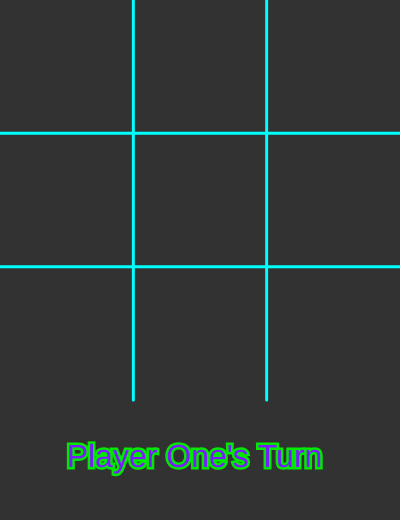
Frame 1 (no input)
Frame 60 (no input): identical to frame 1, image omitted
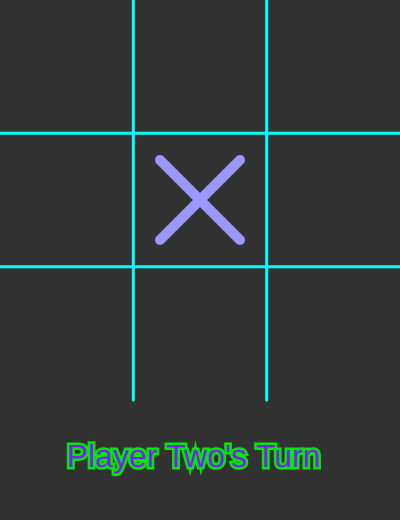
Frame 120 (the mouse pressed at the canvas centre since frame 60)

The p5.js sketch that drew these frames (run headless with seeded random() and noise() and a simulated clock; from frame 60 on, the mouse is pressed at the canvas centre):

// p5.js sketch
// ── sketch.js
let canvX = 400;
let canvY = 400;

let cellMidX = canvX / 6;
let cellMidY = canvY / 6;

let rows = 3;
let cols = 3;

class myCircle {
  constructor() {
    this.x = cellMidX;
    this.y = cellMidY;
    this.circRadius = canvX / 5;
    this.circHeight = canvY / 5;
    this.addX = 0;
    this.addY = 0;
  }

  moveTO(posROW, posCOL) {
    if (posROW > -1 && posCOL > -1 && posROW < 3 && posCOL < 3) {
      this.addX = posCOL * (canvX / 3);
      this.addY = posROW * (canvY / 3);
      //ADD THIS TO X AND Y HERE TO SAVE COMPUTING EVERYTIME IN SHOW()
      this.x = cellMidX + this.addX;
      this.y = cellMidY + this.addY;
    } else {
      print("ROW/COL must be between 0-2 inorder to move Circle!");
    }
  }

  show() {
    noFill();
    strokeWeight(10);
    stroke(0, 204, 136);
    ellipse(this.x, this.y, this.circRadius, this.circHeight);
  }
}

class myCross {
  constructor() {
    this.lineLeftX = cellMidX - canvX * 0.1;
    this.lineRightX = cellMidX + canvX * 0.1;
    this.lineUpY = cellMidY - canvY * 0.1;
    this.lineDownY = cellMidY + canvY * 0.1;
    this.addX = 0;
    this.addY = 0;
  }

  moveTO(posROW, posCOL) {
    if (posROW > -1 && posCOL > -1 && posROW < 3 && posCOL < 3) {
      this.addX = posCOL * (canvX / 3);
      this.addY = posROW * (canvY / 3);

      //ADD THIS TO X AND Y HERE TO SAVE COMPUTING EVERYTIME IN SHOW()
      this.lineLeftX = cellMidX - canvX * 0.1 + this.addX;
      this.lineRightX = cellMidX + canvX * 0.1 + this.addX;
      this.lineUpY = cellMidY - canvY * 0.1 + this.addY;
      this.lineDownY = cellMidY + canvY * 0.1 + this.addY;
    } else {
      print("ROW/COL must be between 0-2 inorder to move CROSS!");
    }
  }

  show() {
    noFill();
    strokeWeight(10);
    stroke(153, 153, 255);

    line(this.lineLeftX, this.lineUpY, this.lineRightX, this.lineDownY);

    line(this.lineLeftX, this.lineDownY, this.lineRightX, this.lineUpY);
  }
}

class ticTacGame {
  constructor() {
    this.ticTacArray = this.make2Darray();
    this.gameCircles = new myCircle();
    this.gameCrosses = new myCross();
    this.player = "X";
    this.winner = "N";
    this.counter = 0;
  }

  checkForWin() {
    //Very inefficient way probabbly
    for (let row = 0; row < rows; row++) {
      if (
        this.ticTacArray[row][0] == this.ticTacArray[row][1] &&
        this.ticTacArray[row][1] == this.ticTacArray[row][2] &&
        this.ticTacArray[row][0] != " "
      ) {
        this.winner = this.ticTacArray[row][row];
        strokeWeight(12);
        stroke(204, 102, 0, 150);
        line(
          cellMidX * 0.2,
          cellMidY + cellMidY * row * 2,
          cellMidX * 5.8,
          cellMidY + cellMidY * row * 2
        );
        //this.resetGame();
      } else if (
        this.ticTacArray[0][row] == this.ticTacArray[1][row] &&
        this.ticTacArray[1][row] == this.ticTacArray[2][row] &&
        this.ticTacArray[0][row] != " "
      ) {
        this.winner = this.ticTacArray[row][row];
        strokeWeight(12);
        stroke(204, 102, 0, 150);
        line(
          cellMidX + cellMidX * row * 2,
          cellMidY * 0.2,
          cellMidX + cellMidX * row * 2,
          cellMidY * 5.8
        );
        //this.resetGame();
      }
    }
    if (this.ticTacArray[1][1] != " ") {
      if (
        this.ticTacArray[0][0] == this.ticTacArray[1][1] &&
        this.ticTacArray[1][1] == this.ticTacArray[2][2]
      ) {
        this.winner = this.ticTacArray[1][1];
        strokeWeight(12);
        stroke(204, 102, 0, 150);
        line(cellMidX * 0.2, cellMidY * 0.2, cellMidX * 5.8, cellMidY * 5.8);
        //this.resetGame();
      } else if (
        this.ticTacArray[0][2] == this.ticTacArray[1][1] &&
        this.ticTacArray[1][1] == this.ticTacArray[2][0]
      ) {
        this.winner = this.ticTacArray[1][1];

        strokeWeight(12);
        stroke(204, 102, 0, 150);
        line(cellMidX * 0.2, cellMidY * 5.8, cellMidX * 5.8, cellMidY * 0.2);
        //this.resetGame();
      }
      
    }
    else if (this.counter > 8){
      this.winner = "D";
    }
  }

  endScreen() {
    if (this.winner != "N" && this.winner != "D") {
      textSize(32);
      //noFill();
      strokeWeight(5);
      stroke(2, 233, 1);
      fill(125, 25, 255);
      if (ticTac.player == "X") {
        text("Player TWO WINS!", cellMidX, cellMidY * 7);
      } else {
        text("Player ONE WINS!", cellMidX, cellMidY * 7);
      }
    }
    else if(this.winner == "D"){
      textSize(32);
      //noFill();
      strokeWeight(5);
      stroke(2, 233, 1);
      fill(125, 25, 255);
        text("IS A FKIN DRAW!", cellMidX, cellMidY * 7);
      
    }
  }

  userInputByMouse() {
    if (
      mouseIsPressed &&
      this.ticTacArray[getRowFromMouse()][getColFromMouse()] == " "
    ) {
      this.ticTacArray[getRowFromMouse()][getColFromMouse()] = this.player;
      this.counter++;
      if (this.player == "X") {
        this.player = "O";
      } else if(this.player == "O"){
        this.player = "X";
      }
    }
  }

  displayArray() {
    for (let row = 0; row < rows; row++) {
      for (let col = 0; col < cols; col++) {
        if (this.ticTacArray[row][col] == "X") {
          this.gameCrosses.moveTO(row, col);
          this.gameCrosses.show();
        } else if (this.ticTacArray[row][col] == "O") {
          this.gameCircles.moveTO(row, col);
          this.gameCircles.show();
        }
      }
    }
  }

  resetGame() {
    for (let row = 0; row < rows; row++) {
      for (let col = 0; col < cols; col++) {
        this.ticTacArray[row][col] = " ";
      }
    }
  }

  make2Darray() {
    let ticTacArr = new Array(rows);
    for (let row = 0; row < rows; row++) {
      ticTacArr[row] = new Array(cols);
    }

    for (let row = 0; row < rows; row++) {
      for (let col = 0; col < cols; col++) {
        ticTacArr[row][col] = " ";
      }
    }

    return ticTacArr;
  }
}

function getColFromMouse() {
  if (mouseX > 0 && mouseX < canvX / 3) {
    return 0;
  } else if (mouseX > canvX / 3 && mouseX < canvX - canvX / 3) {
    return 1;
  } else {
    return 2;
  }
}
function getRowFromMouse() {
  if (mouseY > 0 && mouseY < canvY / 3) {
    return 0;
  } else if (mouseY > canvY / 3 && mouseY < canvY - canvY / 3) {
    return 1;
  } else {
    return 2;
  }
}

function drawGrid() {
  strokeWeight(3);
  stroke(0, 255, 255);

  line(canvX / 3, 0, canvX / 3, canvY);
  line(canvX - canvX / 3, 0, canvX - canvX / 3, canvY);
  line(0, canvY / 3, canvX, canvY / 3);
  line(0, canvY - canvY / 3, canvX, canvY - canvY / 3);
}

function bottomText() {
  textSize(32);
  //noFill();
  strokeWeight(5);
  stroke(2, 233, 1);
  fill(125, 25, 255);
  if (ticTac.player == "X") {
    text("Player One's Turn", cellMidX, cellMidY * 7);
  } else {
    text("Player Two's Turn", cellMidX, cellMidY * 7);
  }
}

let ticTac = new ticTacGame();

function setup() {
  createCanvas(canvX, canvY + canvY * 0.3);
}

function draw() {
  background(50);
  drawGrid();

  if (ticTac.winner == "N") {
    bottomText();

    ticTac.userInputByMouse();
  } else {
    ticTac.endScreen();
  }
  ticTac.checkForWin();
  ticTac.displayArray();
  
}
